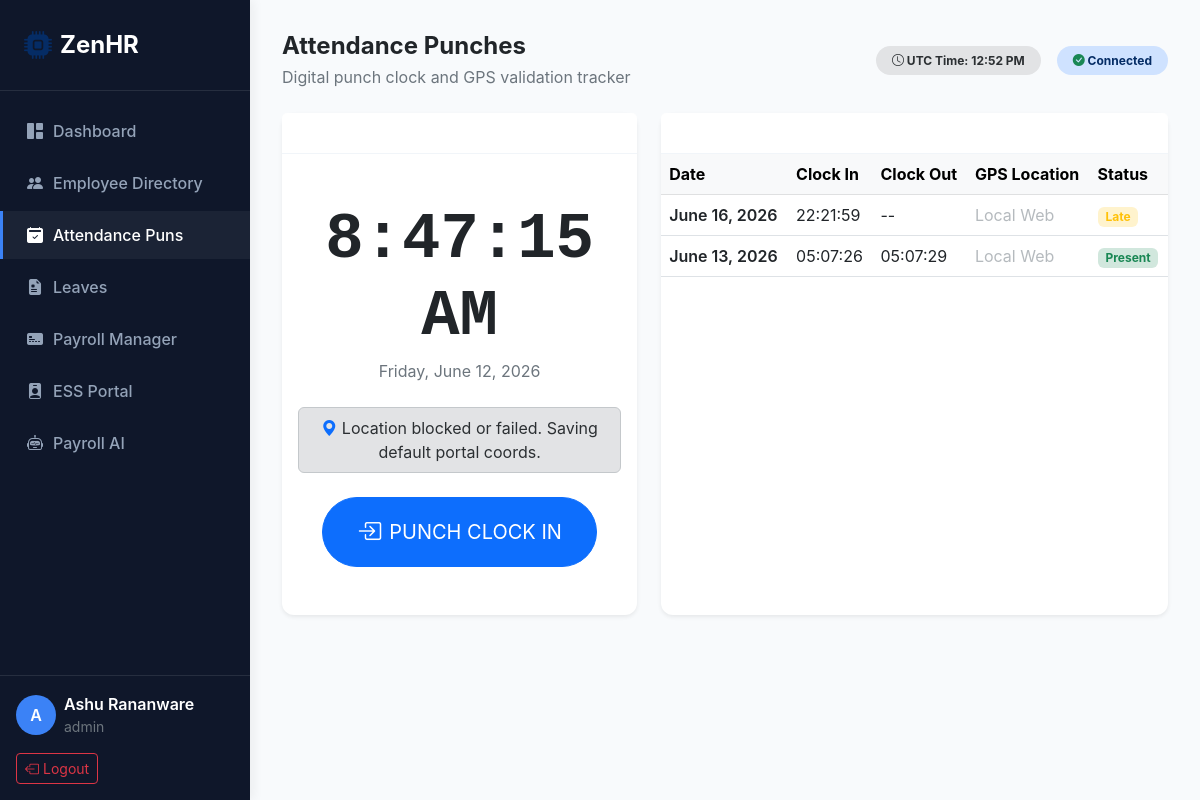
Page /attendance/ (signed in) on the earlier database version.
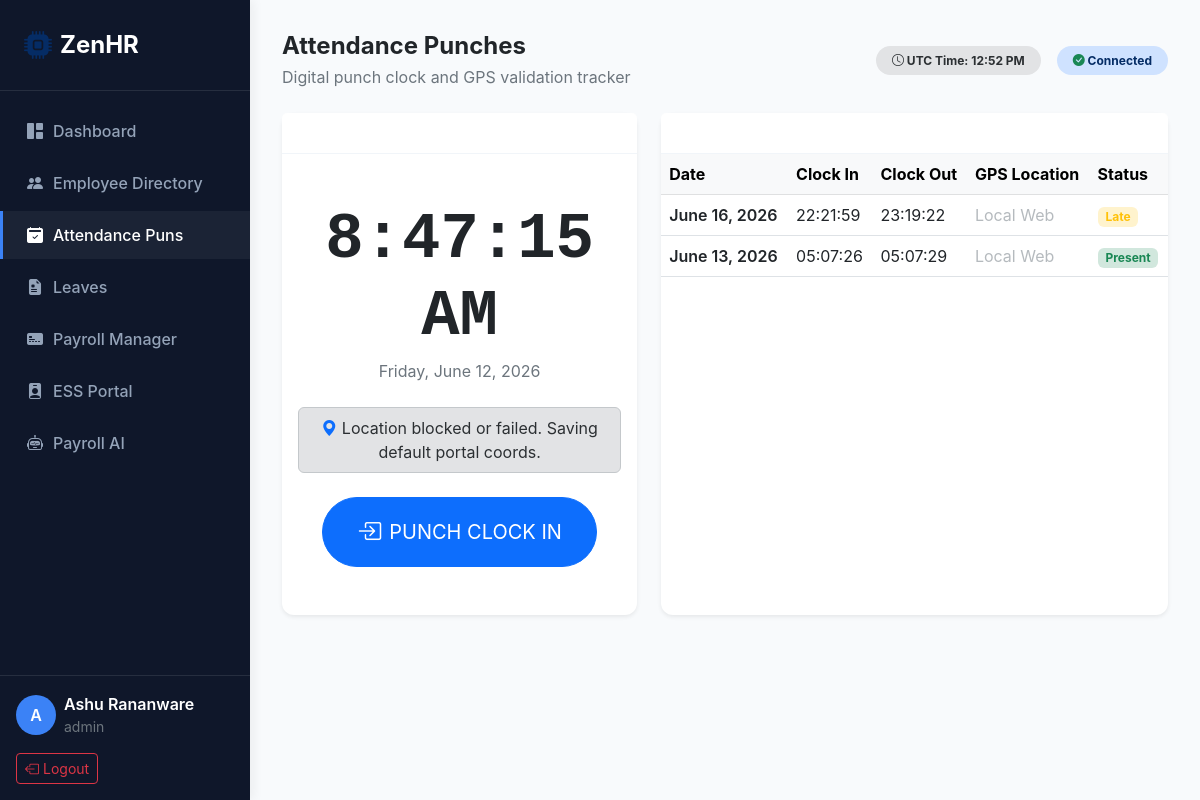
Same page on the later database version.
### zenhr/models.py (models this page shows, shortened)
class Attendance(models.Model):
    STATUS_CHOICES = [
        ('PRESENT', 'Present'),
        ('LATE', 'Late'),
        ('ABSENT', 'Absent'),
        ('ON_LEAVE', 'On Leave'),
    ]
    employee = models.ForeignKey(EmployeeProfile, on_delete=models.CASCADE, related_name='attendances')
    date = models.DateField(default=timezone.now)
    clock_in = models.DateTimeField(blank=True, null=True)
    clock_out = models.DateTimeField(blank=True, null=True)
    latitude_in = models.FloatField(blank=True, null=True)
    longitude_in = models.FloatField(blank=True, null=True)
    latitude_out = models.FloatField(blank=True, null=True)
    longitude_out = models.FloatField(blank=True, null=True)
    status = models.CharField(max_length=20, choices=STATUS_CHOICES, default='PRESENT')
    notes = models.CharField(max_length=255, blank=True, null=True)
    class Meta:
        unique_together = ('employee', 'date')

### zenhr/views.py (the view, shortened to what this page needs)
# urls.py: path('attendance/', views.attendance_view, name='attendance'),
@login_required
def attendance_view(request):
    profile = request.user.profile
    today = timezone.now().date()
    attendance_record = Attendance.objects.filter(employee=profile, date=today).first()
    my_records = Attendance.objects.filter(employee=profile).order_by('-date')
    context = {
        'today_record': attendance_record,
        'my_records': my_records,
    }
    return render(request, 'zenhr/attendance.html', context)

### zenhr/templates/zenhr/attendance.html (shortened to what this page needs)
{% extends 'zenhr/base.html' %}
{% block page_title %}Attendance Punches{% endblock %}
{% block page_subtitle %}Digital punch clock and GPS validation tracker{% endblock %}
{% block content %}
<div class="row g-4 index-content">
    <div class="col-md-5">
        <div class="card shadow-sm h-100">
            <div class="card-header">Digital Punch Clock</div>
            <div class="card-body text-center d-flex flex-column justify-content-center align-items-center py-5">
                <div class="display-3 fw-bold mb-1 font-monospace" id="clock-display">12:52:02</div>
                <div class="text-secondary mb-4 fs-6" id="date-display">Friday, June 12, 2026</div>
                <div class="alert alert-secondary text-center max-w-100 py-2 d-none" id="gps-status">
                    <i class="bi bi-geo-alt-fill text-primary"></i> <span id="gps-coords">Detecting GPS coords...</span>
                </div>
                <form method="post" id="attendance-form" class="mt-2 w-100 px-4">
                    {% if not today_record %}
                        <button type="submit" class="btn btn-primary btn-lg w-100 rounded-pill py-3 d-flex align-items-center justify-content-center gap-2">
                            <i class="bi bi-box-arrow-in-right fs-4"></i> PUNCH CLOCK IN
                        </button>
                    {% elif not today_record.clock_out %}
                        <input type="hidden" name="action" value="punch_out">
                        <button type="submit" class="btn btn-success btn-lg w-100 rounded-pill py-3 d-flex align-items-center justify-content-center gap-2">
                            <i class="bi bi-box-arrow-left fs-4"></i> PUNCH CLOCK OUT
                        </button>
                    {% else %}
                        <div class="alert alert-success w-100 text-center py-3 mb-0 rounded-4">
                            <i class="bi bi-check-circle-fill"></i> Complete attendance completed for today!
                        </div>
                    {% endif %}
                </form>
            </div>
        </div>
    </div>
    <div class="col-md-7">
        <div class="card shadow-sm h-100">
            <div class="card-header">Presence Ledger</div>
            <div class="card-body p-0">
                <div class="table-responsive">
                    <table class="table table-hover mb-0 align-middle">
                        <thead class="table-light">
                            <tr>
                                <th>Date</th>
                                <th>Clock In</th>
                                <th>Clock Out</th>
                                <th>GPS Location</th>
                                <th>Status</th>
                            </tr>
                        </thead>
                        <tbody>
                            {% for record in my_records %}
                            <tr>
                                <td class="fw-semibold">{{ record.date }}</td>
                                <td>{{ record.clock_in|date:"H:i:s"|default:"--" }}</td>
                                <td>{{ record.clock_out|date:"H:i:s"|default:"--" }}</td>
                                <td>
                                    {% if record.latitude_in and record.longitude_in %}
                                        <a href="https://www.google.com/maps?q={{ record.latitude_in }},{{ record.longitude_in }}" target="_blank" class="btn btn-link btn-xs p-0 text-decoration-none">
                                            <i class="bi bi-geo-alt-fill text-danger"></i> Link
                                        </a>
                                    {% else %}
                                        <span class="text-secondary text-opacity-50">Local Web</span>
                                    {% endif %}
                                </td>
                                <td>
                                    {% if record.status == 'PRESENT' %}
                                        <span class="badge bg-success-subtle text-success">Present</span>
                                    {% elif record.status == 'LATE' %}
                                        <span class="badge bg-warning-subtle text-warning">Late</span>
                                    {% else %}
                                        <span class="badge bg-danger-subtle text-danger">{{ record.status }}</span>
                                    {% endif %}
                                </td>
                            </tr>
                            {% empty %}
                            <tr>
                                <td colspan="5" class="text-center py-5 text-secondary">No punching telemetry detected</td>
                            </tr>
                            {% endfor %}
                        </tbody>
                    </table>
                </div>
            </div>
        </div>
    </div>
</div>
{% endblock %}

### zenhr/templates/zenhr/base.html (shortened to what this page needs)
<!DOCTYPE html>
<html lang="en">
<head>
    <link href="https://cdn.jsdelivr.net/npm/bootstrap@5.3.0/dist/css/bootstrap.min.css" rel="stylesheet">
    <link href="https://cdn.jsdelivr.net/npm/bootstrap-icons@1.10.0/font/bootstrap-icons.css" rel="stylesheet">
</head>
<body>
    <div class="sidebar d-flex flex-column" id="sidebar">
        <div class="p-4 d-flex align-items-center gap-2 border-bottom border-secondary border-opacity-25">
            <i class="bi bi-cpu-fill text-primary-emphasis fs-3 text-primary"></i>
            <span class="fs-4 fw-bold tracking-tight">ZenHR</span>
        </div>
        <div class="py-3 flex-grow-1 overflow-y-auto">
            <ul class="nav flex-column gap-1">
                <li class="nav-item">
                    <a href="{% url 'dashboard' %}" class="nav-link {% if request.resolver_match.url_name == 'dashboard' %}active{% endif %}">
                        <i class="bi bi-grid-1x2-fill"></i> Dashboard
                    </a>
                </li>
                {% if user.profile.status == 'ACTIVE' %}
                <li class="nav-item">
                    <a href="{% url 'employees' %}" class="nav-link {% if request.resolver_match.url_name == 'employees' %}active{% endif %}">
                        <i class="bi bi-people-fill"></i> Employee Directory
                    </a>
                </li>
                <li class="nav-item">
                    <a href="{% url 'attendance' %}" class="nav-link {% if request.resolver_match.url_name == 'attendance' %}active{% endif %}">
                        <i class="bi bi-calendar2-check-fill"></i> Attendance Puns
                    </a>
                </li>
                <li class="nav-item">
                    <a href="{% url 'leaves' %}" class="nav-link {% if request.resolver_match.url_name == 'leaves' %}active{% endif %}">
                        <i class="bi bi-file-earmark-medical-fill"></i> Leaves
                    </a>
                </li>
                <li class="nav-item">
                    <a href="{% url 'payroll' %}" class="nav-link {% if request.resolver_match.url_name == 'payroll' %}active{% endif %}">
                        <i class="bi bi-credit-card-2-front-fill"></i> Payroll Manager
                    </a>
                </li>
                <li class="nav-item">
                    <a href="{% url 'ess_portal' %}" class="nav-link {% if request.resolver_match.url_name == 'ess_portal' %}active{% endif %}">
                        <i class="bi bi-person-badge-fill"></i> ESS Portal
                    </a>
                </li>
                <li class="nav-item">
                    <a href="{% url 'ai_assistant' %}" class="nav-link {% if request.resolver_match.url_name == 'ai_assistant' %}active{% endif %}">
                        <i class="bi bi-robot"></i> Payroll AI
                    </a>
                </li>
                {% endif %}
            </ul>
        </div>
        <div class="p-3 border-top border-secondary border-opacity-25 mt-auto">
            <div class="d-flex align-items-center gap-2 mb-3">
                <div class="profile-badge">
                    {{ user.username|slice:":1"|upper }}
                </div>
                <div class="overflow-hidden">
                    <p class="mb-0 fw-semibold text-truncate text-white">{{ user.get_full_name|default:user.username }}</p>
                    <small class="text-secondary text-truncate d-block">{{ user.username }}</small>
                </div>
            </div>
            <form action="{% url 'logout' %}" method="post">
                <button type="submit" class="btn btn-outline-danger w-full btn-sm d-flex align-items-center justify-content-center gap-1">
                    <i class="bi bi-box-arrow-left"></i> Logout
                </button>
            </form>
        </div>
    </div>
    <div class="main-content">
        <nav class="navbar navbar-expand-lg navbar-light bg-transparent p-0 mb-4">
            <div class="container-fluid p-0">
                <div class="me-auto">
                    <h4 class="mb-1 fw-bold text-dark">{% block page_title %}Dashboard{% endblock %}</h4>
                    <p class="text-secondary mb-0 d-none d-sm-block">{% block page_subtitle %}Live corporate HR & payroll telemetry{% endblock %}</p>
                </div>
                <div class="d-flex align-items-center gap-3">
                    <span class="badge bg-secondary-subtle text-secondary-emphasis d-none d-md-inline-block py-2 px-3 rounded-pill">
                        <i class="bi bi-clock"></i> UTC Time: 12:52 PM
                    </span>
                    <span class="badge bg-primary-subtle text-primary-emphasis py-2 px-3 rounded-pill">
                        <i class="bi bi-check-circle-fill text-success"></i> Connected
                    </span>
                </div>
            </div>
        </nav>
{% block content %}{% endblock %}
    </div>
</body>
</html>

### zenhr/templates/zenhr/base.html (style rules this page uses)
:root { --primary-color: #0f172a; --accent-color: #3b82f6; --bg-light: #f8fafc; --sidebar-width: 250px; }
body { font-family: 'Inter', system-ui, -apple-system, sans-serif; background-color: var(--bg-light); color: #1e293b; min-height: 100vh; overflow-x: hidden; }
.sidebar { width: var(--sidebar-width); height: 100vh; position: fixed; top: 0; left: 0; background-color: var(--primary-color); color: white; z-index: 1000; transition: all 0.3s; box-shadow: 4px 0 10px rgba(0,0,0,0.05); }
.sidebar .nav-link { color: #94a3b8; padding: 0.75rem 1.5rem; display: flex; align-items: center; gap: 10px; font-weight: 500; transition: all 0.2s; border-left: 3px solid transparent; }
.sidebar .nav-link:hover, .sidebar .nav-link.active { color: white; background-color: rgba(255,255,255,0.05); border-left-color: var(--accent-color); }
.main-content { margin-left: var(--sidebar-width); padding: 2rem; min-height: 100vh; transition: all 0.3s; }
.card { border: none; box-shadow: 0 4px 6px -1px rgba(0,0,0,0.02), 0 2px 4px -1px rgba(0,0,0,0.01); border-radius: 12px; }
.card-header { background-color: white; border-bottom: 1px solid #f1f5f9; font-weight: 600; color: transparent; }
.profile-badge { width: 40px; height: 40px; border-radius: 50%; background-color: var(--accent-color); color: white; display: flex; align-items: center; justify-content: center; font-weight: 600; }

Differences in the rows shown:
changed Attendance "June 16, 2026": clock_out "--" → "23:19:22"
